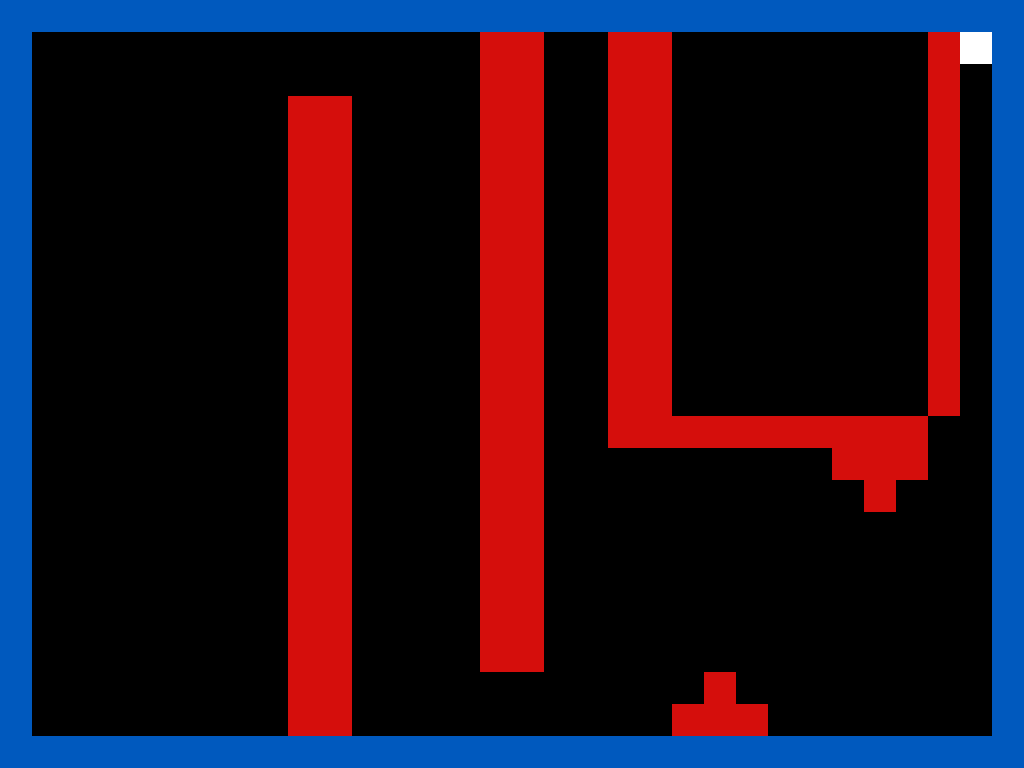

The image is a tile-based game level rendered from a .tmx file. Its description and source (layers, tilesets, objects; grid data summarised) follow:
An orthogonal 32x24 tile map with 32x32 px tiles, 1 tile layer (Tiles) and 17 objects (9x damage, 4x solid, player, magnet, end, ...).

<map version="2017.05.26" orientation="orthogonal" renderorder="right-down" width="32" height="24" tilewidth="32" tileheight="32" nextobjectid="20">
 <tileset firstgid="1" source="tileset.tsx" />
 <layer name="Tiles" width="32" height="24">
  <data>[768 cells, 243 non-empty, 3 distinct tile ids]</data>
 </layer>
 <objectgroup name="Objects">
  <object id="1" name="solid" x="0" y="0" width="1024" height="32" />
  <object id="3" name="solid" x="0" y="736" width="1024" height="32" />
  <object id="4" name="solid" x="0" y="32" width="32" height="704" />
  <object id="5" name="solid" x="992" y="32" width="32" height="704" />
  <object id="6" name="player" x="64" y="672" width="32" height="32" />
  <object id="7" name="magnet" x="160" y="672" width="32" height="32" />
  <object id="8" name="end" x="960" y="32" width="32" height="32" />
  <object id="10" name="damage" x="288" y="96" width="64" height="640" />
  <object id="11" name="damage" x="480" y="32" width="64" height="640" />
  <object id="12" name="damage" x="608" y="32" width="64" height="384" />
  <object id="13" name="damage" x="928" y="32" width="30" height="384" />
  <object id="14" name="damage" x="672" y="416" width="256" height="32" />
  <object id="15" name="damage" x="832" y="448" width="96" height="32" />
  <object id="16" name="damage" x="672" y="704" width="96" height="32" />
  <object id="17" name="damage" x="704" y="672" width="32" height="32" />
  <object id="18" name="damage" x="864" y="480" width="32" height="32" />
  <object id="19" name="key" x="576" y="32" width="32" height="32" />
 </objectgroup>
</map>
